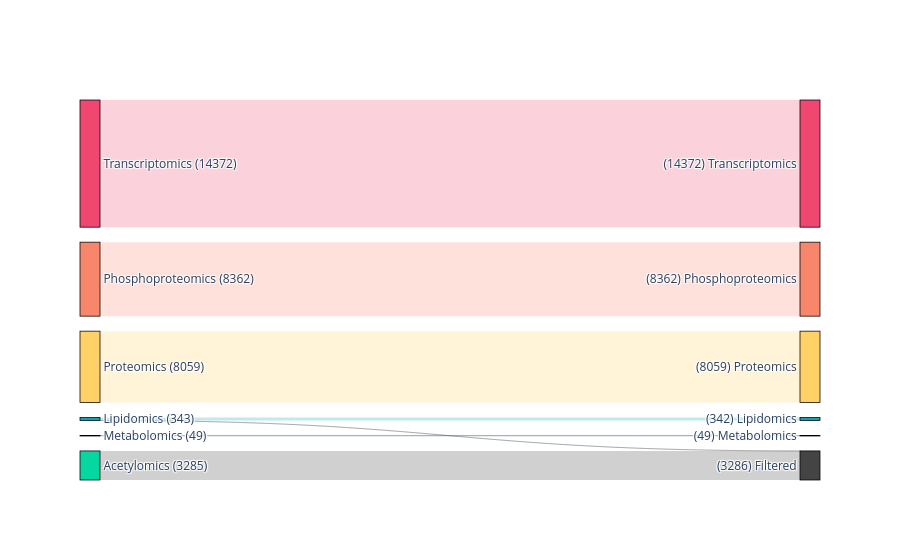

Write notebook code for a chart like this one.
### Markdown cell above
#### White patients

### Code cell
# select the sample columns
# WT
wt_cols = meta.filter(
    (pl.col("Race") == "White")
    & ~pl.col("NPM1")
    & ~pl.col("FLT3_ITD")
)["Sample"].to_list()
print(f"{wt_cols=}")
# NPM1
mut_cols = meta.filter(
    (pl.col("Race") == "White")
    & pl.col("NPM1")
    & pl.col("FLT3_ITD")
)["Sample"].to_list()
print(f"{mut_cols=}")

# save the sample columns
with open(os.path.join(CACHE_DIR, "W_FLT3-ITDxNPM1-WT_cols.pkl"), "wb") as pf:
    pickle.dump((wt_cols, mut_cols), pf)

# subset the omics data
subset = select_subset(combined, wt_cols, mut_cols)

# save the subset to file
subset.write_ipc(os.path.join(CACHE_DIR, "W_FLT3-ITDxNPM1-WT.arrow"))

# display
display(subset)

# report on the number of features in each block
subset.group_by("Block").len().sort("len", descending=True)

# plot feature counts before/after subsetting
plot_filtered_feature_counts(
    combined,
    subset,
    figname=os.path.join(FIGURE_DIR, "block-feature-counts_W_FLT3-ITDxNPM1-WT.png")
)

### Figure 1 — Plotly figure (JSON) as saved in the notebook; plotly's stock layout.template omitted (floating-point values rounded to 4 significant figures)
{"data": [{"arrangement": "freeform", "link": {"color": ["rgba(239, 71, 111, 0.25)", "rgba(68, 68, 68, 0.25)", "rgba(247, 134, 107, 0.25)", "rgba(68, 68, 68, 0.25)", "rgba(255, 209, 102, 0.25)", "rgba(68, 68, 68, 0.25)", "rgba(68, 68, 68, 0.25)", "rgba(17, 162, 178, 0.25)", "rgba(68, 68, 68, 0.25)", "rgba(11, 101, 132, 0.25)", "rgba(68, 68, 68, 0.25)"], "source": [0, 0, 2, 2, 4, 4, 6, 8, 8, 10, 10], "target": [1, 12, 3, 12, 5, 12, 12, 9, 12, 11, 12], "value": [14372, 0, 8362, 0, 8059, 0, 3285, 342, 1, 49, 0]}, "node": {"color": ["#EF476F", "#EF476F", "#F7866B", "#F7866B", "#FFD166", "#FFD166", "#06D6A0", "#06D6A0", "#11A2B2", "#11A2B2", "#0B6584", "#0B6584", "#444444"], "label": ["Transcriptomics (14372)", "(14372) Transcriptomics", "Phosphoproteomics (8362)", "(8362) Phosphoproteomics", "Proteomics (8059)", "(8059) Proteomics", "Acetylomics (3285)", "(0) Acetylomics", "Lipidomics (343)", "(342) Lipidomics", "Metabolomics (49)", "(49) Metabolomics", "(3286) Filtered"], "line": {"color": "black", "width": 0.75}, "pad": 15, "thickness": 20}, "type": "sankey"}], "layout": {}}
